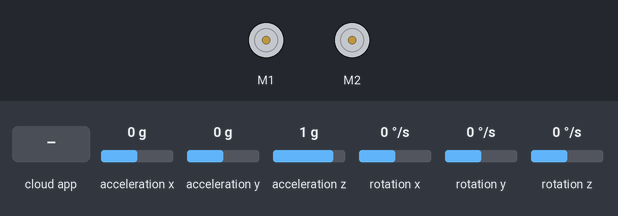
Recording of a sketch running on a simulated Arduino Uno, built with avr-gcc and run on an emulated ATmega328P. On the bench: 2 × DC motor (green arrow = forward, orange = backward, longer = faster). The test bench sets the inputs (shaded band); at power-on: acceleration x 0 g, acceleration y 0 g, acceleration z 1 g, rotation x 0 °/s, rotation y 0 °/s, rotation z 0 °/s. The ROS host is connected and sends only what is stated.

Above: at 1.2 s.
1.3 s: the phone or cloud app sets linear.x to -100
At 1.4 s:
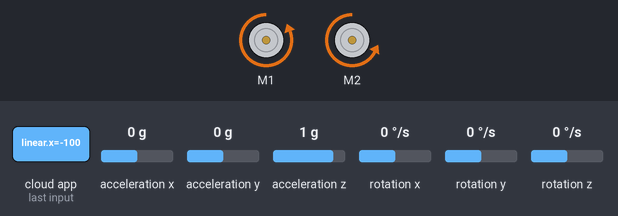
3.0 s: the phone or cloud app sets angular.z to -100
At 3.1 s:
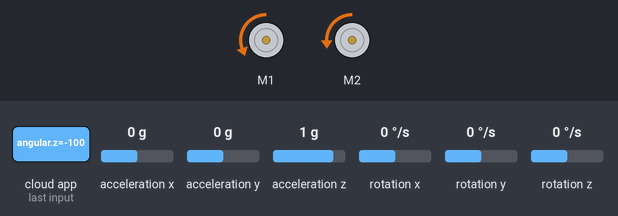
4.7 s: the phone or cloud app sets linear.x to 100
At 4.8 s:
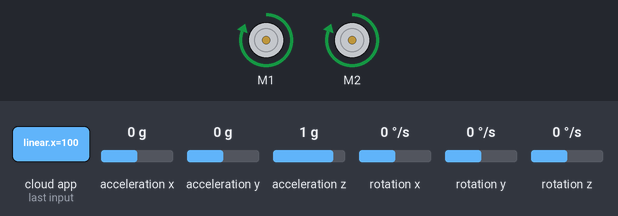
6.4 s: the phone or cloud app sets angular.z to 0
At 6.5 s:
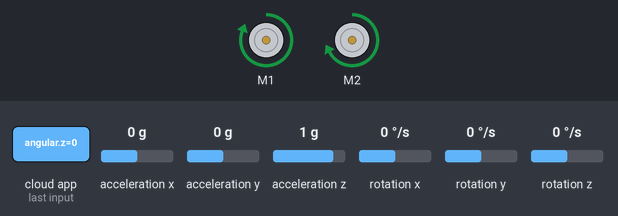
Timing chart, 0 to 9.1 s (numbered marks = the images above; inputs shaded):
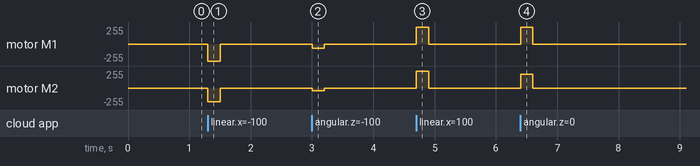

The sketch:

zumoShield_line_trace.ino
```cpp
#define USE_USBCON
#include <ros.h>
#include <std_msgs/String.h>
#include <geometry_msgs/Twist.h>
//#include <sensor_msgs/Imu.h>
//#include <nav_msgs/Odometry.h>
#include <Wire.h>
#include <ZumoShield.h>


long timer=0;              // Elapsed time since program started (milli second)
//int16_t vright = 0;            // Left Morter velocity (speed of motor)
//int16_t vleft = 0;  // Right Morter velocity (speed of motor)
int16_t linearCoefficient = 400;// Base speed of Morter (Effective Range: 1 - 150)
int16_t angularCoefficient = 100;
float ForwardSpeed = 0.0f;
float AngularSpeed = 0.0f;
float cmd_velz=0.0f;
float leftSpeed =0.0f;
float rightSpeed =0.0f;
int16_t leftMotor =0;
int16_t rightMotor = 0;
bool recovery=false;
std_msgs::String str_msg;  // Sensor value to be published
//geometry_msgs::Twist cmd_vel; //cmd_vel value


LSM303 compass;            // Magnetometer
L3G gyro;                  // Gyrometer
ZumoMotors motors;     // Motor
//ZumoShieldEncoders encoders; // Encoder
ros::NodeHandle nh;        // NodeHandler of ROS


void recovery_behavior(){
    leftSpeed = -100;
    rightSpeed = -70;
    motors.setSpeeds(leftSpeed, rightSpeed);
    delay(200);
    motors.setSpeeds(0, 0);
}

void control_Callback(const geometry_msgs::Twist& cmd_vel_sub)
{

   ForwardSpeed = cmd_vel_sub.linear.x*linearCoefficient;
   AngularSpeed = cmd_vel_sub.angular.z*angularCoefficient;
   cmd_velz = cmd_vel_sub.angular.z;

   if (cmd_velz<0){
    cmd_velz *=-1; //Absolute value
   }
  if (cmd_velz < 1.0 )
    {
       leftSpeed = ForwardSpeed;
       rightSpeed = ForwardSpeed*0.8;
    } else if (AngularSpeed > 0){
      //turn right
       AngularSpeed *=-1;
       if(ForwardSpeed <=0){
          recovery=true;
       }else{
        leftSpeed = ForwardSpeed;
        rightSpeed = ForwardSpeed;
       }

    } else{
       //turn left
       if(ForwardSpeed <=0){
         recovery=true;
       }else{
         leftSpeed = ForwardSpeed*1.3;
         rightSpeed = ForwardSpeed;
       }

    }
   if(leftSpeed <=0){
    leftMotor = 0;
    rightMotor = (int)rightSpeed;
   }else if(rightSpeed<=0){
    leftMotor = (int)leftSpeed;
    rightMotor = 0;
   }else{
    leftMotor = (int)leftSpeed;
    rightMotor = (int)rightSpeed;
   }
   if(!recovery){
       motors.setSpeeds(leftSpeed, rightSpeed);
       delay(200);
       motors.setSpeeds(0, 0);
   }else{
    recovery_behavior();
   }
   recovery=false;

}


ros::Subscriber<geometry_msgs::Twist> sub("/cmd_vel", control_Callback);
ros::Publisher chatter("/sensorval", &str_msg);


void setup()
{

//  cli();
  /*
  * DEBUGにシリアルモニタを使用
  */
  Wire.begin();
//

  nh.initNode();           // Init ROS Node
  nh.advertise(chatter);// Init ROS Publisher
  nh.subscribe(sub);       // Init ROS Subscriber
  compass.init();          // Init magnetometer
  compass.enableDefault();

  gyro.init();             // Init gyrometer
  gyro.enableDefault();
  sei();
}


void loop() {
  // put your main code here, to run repeatedly:

  compass.read();   // Read magnetometer
  gyro.read();      // Read gyrometer

  timer = millis();
  String s = "";
  s += timer;
  s += ',';
//  s += compass.a.x;    // [1]  Accelerometer.x
//  s += ',';
//  s += compass.a.y;    // [2]  Accelerometer.y
//  s += ',';
//  s += compass.a.z;    // [3]  Accelerometer.z
  s += leftSpeed;
  s += ',';
  s += rightSpeed;
  str_msg.data = s.c_str();
  chatter.publish(&str_msg);
  nh.spinOnce();
//  delay(1);
}
```

Measured:
- after the input at 1.3 s, motor M1: stopped → backward 255/255 at once, → stopped 0.20 s later; motor M2: stopped → backward 204/255 at once, → stopped 0.20 s later
- after the input at 3.0 s, motor M1: stopped → backward 63/255 at once, → stopped 0.20 s later; motor M2: stopped → backward 44/255 at once, → stopped 0.20 s later
- after the input at 4.7 s, motor M1, motor M2: stopped → forward 255/255 at once, → stopped 0.20 s later
- after the input at 6.4 s, motor M1: stopped → forward 255/255 at once, → stopped 0.20 s later; motor M2: stopped → forward 204/255 at once, → stopped 0.20 s later
